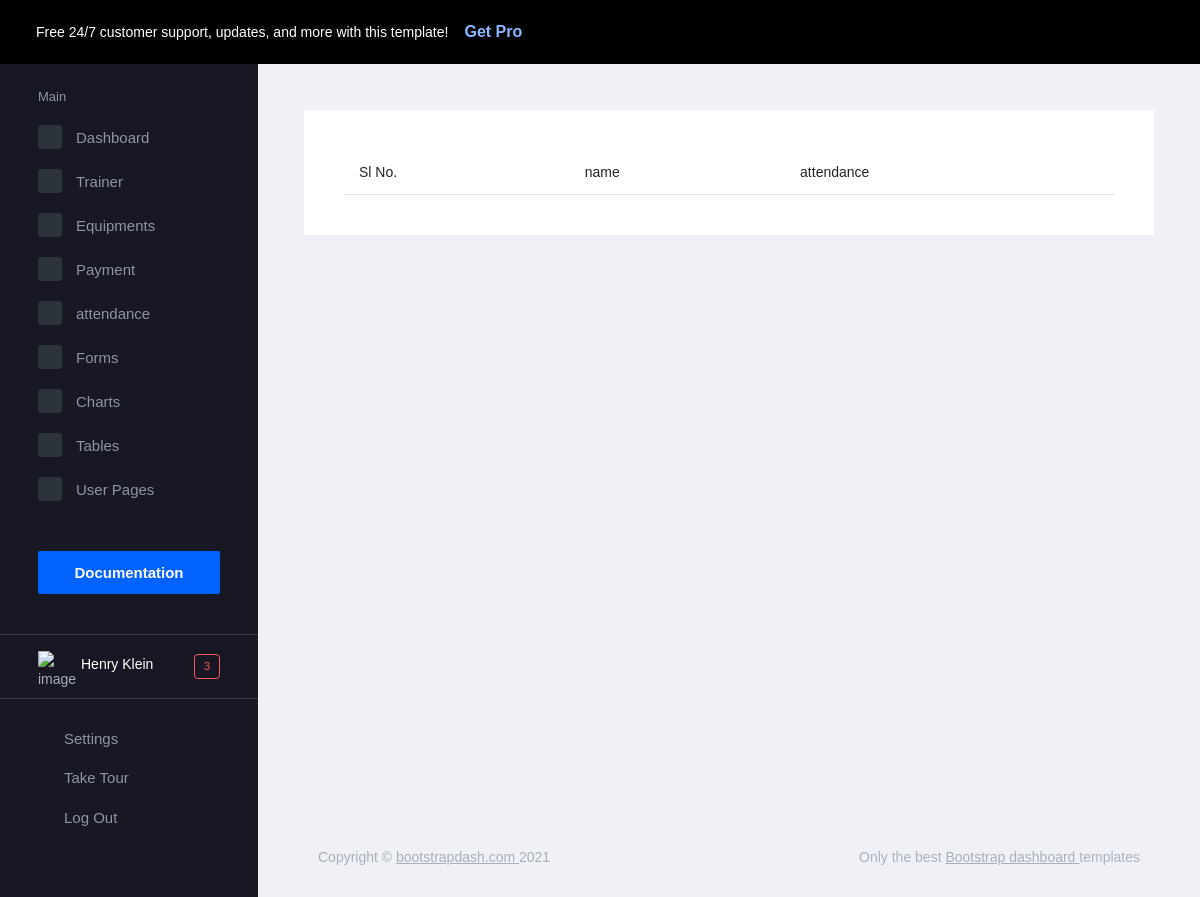
/day_attendance/2022-10-18, run on an earlier commit of the app's database.
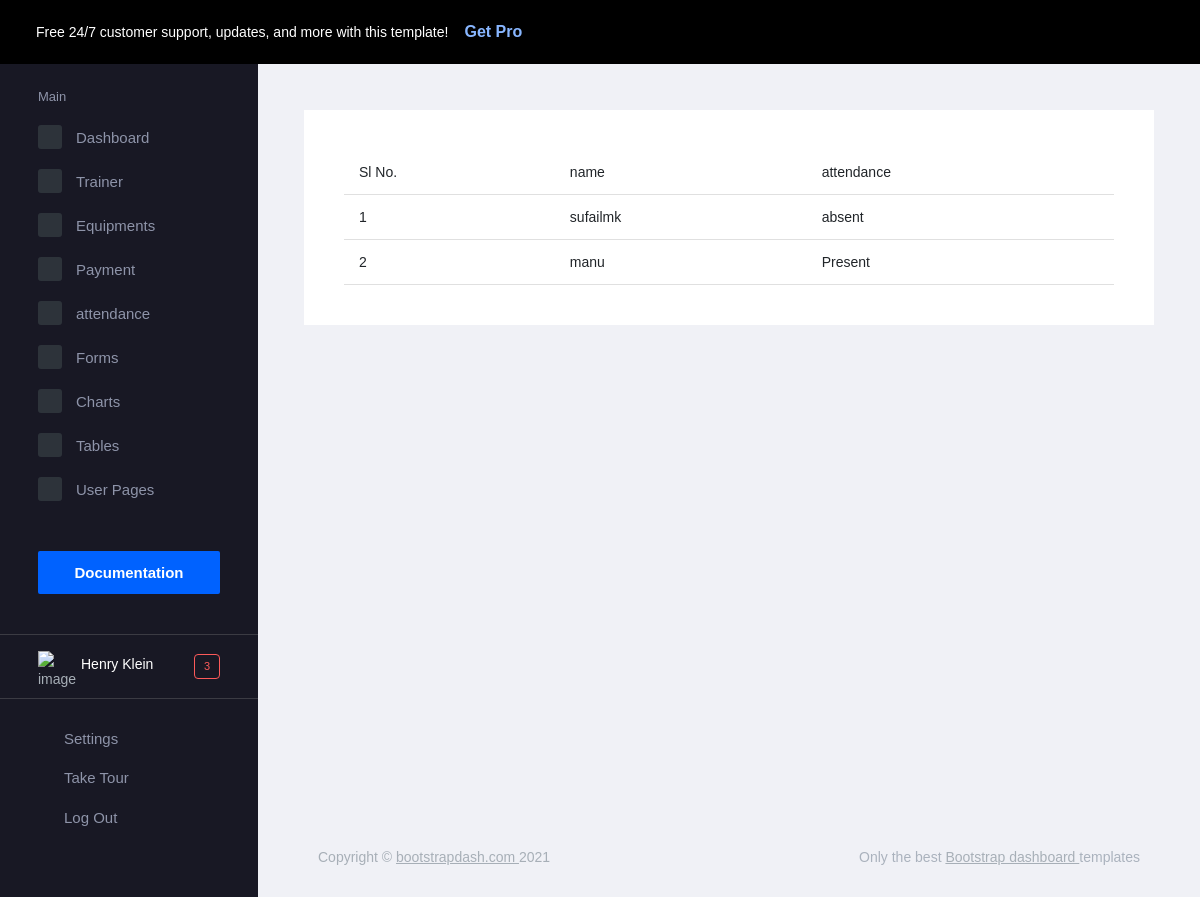
And on a later commit of the database.
### app2/models.py (models this page shows)
class Attendance(models.Model):
    name = models.ForeignKey(Login, on_delete=models.CASCADE,related_name='attendance')
    attendance = models.CharField(max_length=25)
    date = models.DateField()
    time = models.TimeField()

class Login(AbstractUser):
    is_user = models.BooleanField(default=False)
    is_trainer = models.BooleanField(default=False)
    name = models.CharField(max_length=25,null=True)
    age = models.IntegerField(null=True)
    address = models.TextField(null=True)
    contact_no = models.IntegerField(null=True)
    photo = models.ImageField(upload_to='profile',null=True)

### app2/views.py (the view)
# urls.py: path('day_attendance/<date>',views.day_attendance, name='day_attendance')
def day_attendance(request,date):
    attendance = Attendance.objects.filter(date=date)
    context = {
        'attendance': attendance,
        'date' :date
    }
    return render(request,'day_attendance.html',context)

### template/day_attendance.html
{% extends 'admintemp/adminhome.html' %}
{% load crispy_forms_tags %}
{% block content %}
<div class="card">
    <div class="card-body">
        <table class="table">
            <thead>
            <tr>
                <th>Sl No.</th>
                <th>name</th>
                <th>attendance</th>
            </tr>
            </thead>
            {% for attendance in attendance %}
            <tbody>
            <tr>
                <td>{{forloop.counter}}</td>
                <td>{{attendance.name}}</td>
                <td>{{attendance.attendance}}</td>
            </tr>
            </tbody>
            {% endfor %}
        </table>
    </div>
</div>
{% endblock %}

What changed in the data, as far as the page shows it:
added Attendance: name "sufailmk", attendance "absent"
added Attendance: name "manu", attendance "Present"
